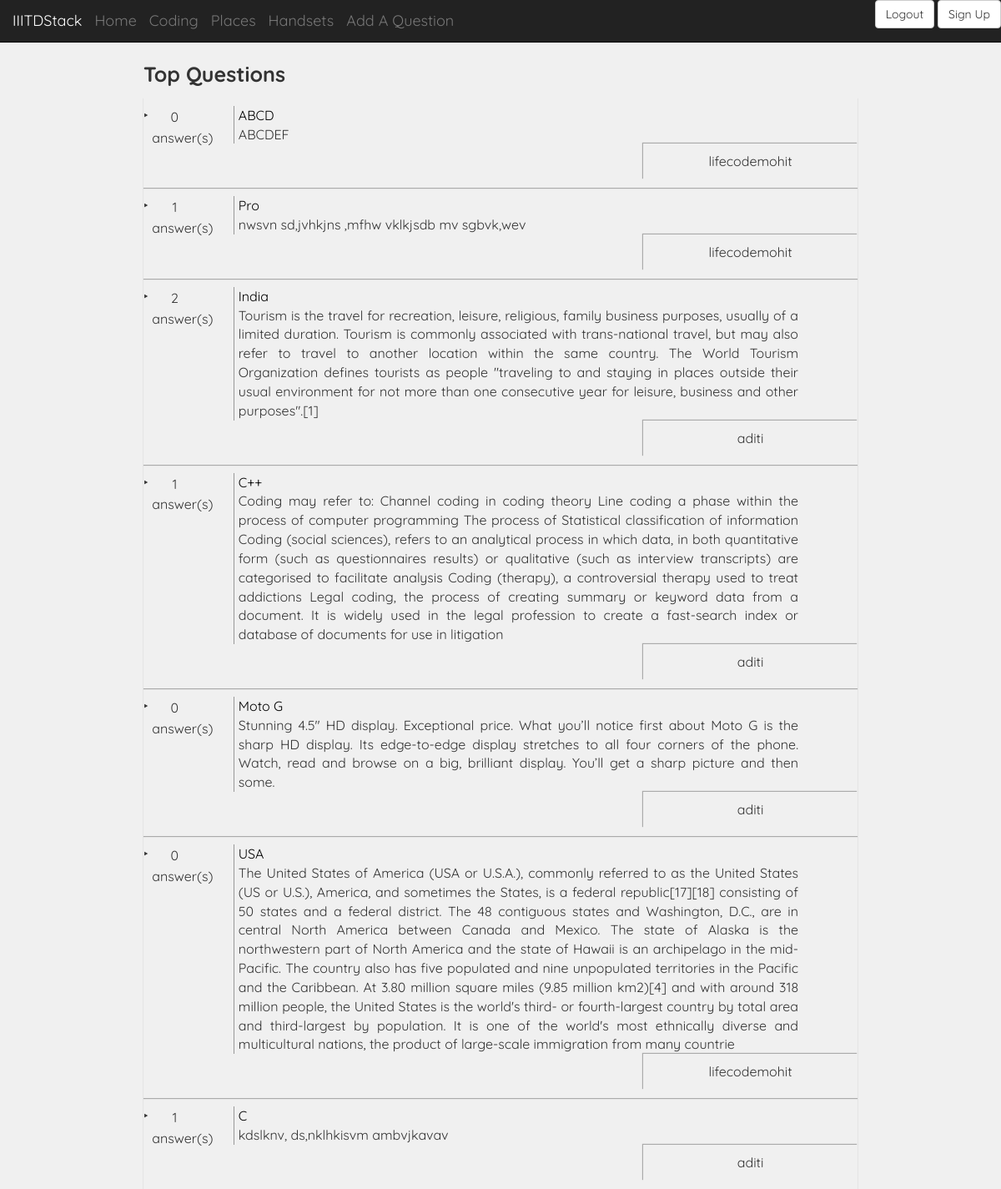
The app's page / (signed in) with its own data.
### hacku/models.py (models this page shows, shortened)
class Question(models.Model) :
	name = models.CharField(max_length=200)
	heading = models.TextField()
	qText = models.TextField()
	pub_date = models.DateTimeField(auto_now=True)
	votes = models.IntegerField(default = 0)
	extra = models.TextField()
	extra1 = models.TextField()

### hacku/views.py (the view)
# urls.py: url(r'^$', views.index, name='index'),
def index(request):
	if request.method == "POST":
		username = request.POST['user1']
		password = request.POST['pass1']
		user = authenticate(username=username, password=password)
		if user is not None:
			if user.is_active:
				login(request, user)
				return HttpResponseRedirect('/')
			else:
				print "Bie"
		else:
			print "Bie"
	ques_list=Question.objects.all()
	context = { 'ques_list':ques_list}
	return render(request, 'index.html', context)

### hacku/templates/index.html (shortened to what this page needs)
{% load static %}
<!DOCTYPE html>
<html lang="en">
<head>
	<link href="{% static 'css/bootstrap.min.css' %}" rel="stylesheet">
	<link href="{% static 'css/styles.css' %}" rel="stylesheet">
</head>
<body>
<div id="top-nav" class="navbar navbar-inverse navbar-static-top">
  <div class="container-fluid">
    <div class="navbar-header">
      <a class="navbar-brand" href="#">IIITDStack</a>
      <a class="navbar-brand" href="/">Home</a>
     <a class="navbar-brand" href="/coding">Coding</a>
       <a class="navbar-brand" href="/places">Places</a>
       <a class="navbar-brand" href="/handsets">Handsets</a>
<a class="navbar-brand" href="/addQues">Add A Question</a>
    </div>
  	<form id="upload_form" action="{% url 'index' %}" method="post">
						<ul class="nav navbar-nav navbar-right login_box">
        					{% if user.is_authenticated %}
						    <a href="/abc" class="btn btn-default">Logout</a>
							{% else %}
							<input type="text" class="form-control" placeholder="Username" name="user1" id="user1">
							<input type="text" class="form-control" placeholder="Password" name="pass1" id="pass1">
							<button class="btn btn-default" type="submit" value="Login">Login</button>
							{% endif %}
							<a  href="/signup" class="btn btn-default">Sign Up</a>
						</ul>
	</form>
  </div>
</div>
<div class="container">
        <div class="header">
        <div class="theBody">
            <div class="category_head">Top Questions</div>
            {% if ques_list %}
            <ul class="q_list">
            {% for ques in ques_list %}
                <li>
                    <div class="ans_div"><span class="ans_count">{{ques.votes}}</span><span class="small_box_bottom_div">answer(s)</span>
                    </div>
                    <div class="question_area"><a href="/{{ ques.id }}/">{{ques.heading}}</a><br>{{ques.qText}}</div>
                    <div class="userName" style="text-align: center;
    box-shadow: -1px -1px 1px 0 #aaa;
    padding: 10px 5px;
    display: block;
    margin-left: 70%"><span>{{ques.name}}</span><br></div>
                </li>
                {% endfor %}
        </ul>
	    {% else %}
	        <p></p>
	    {% endif %}
        </div>
    </div>
</body>
</html>

### hacku/static/css/styles.css (style rules this page uses)
.navbar-static-top { margin-bottom:20px; }
body { font-family: 'Quicksand', sans-serif; }
a { color: black; }
.userName { text-align: center; box-shadow: -1px -1px 1px 0 #aaa; padding: 10px 5px; display: block; margin-left: 70% }
body { background-color:#F0F0F0 }
* { padding: 0 px; margin: 0; }
.container { width: 886px; }
.theBody { width: 100%; height: auto; min-height: 500px; }
.q_list { margin: 0; padding: 0; width: 100%; height: auto; }
.q_list > li { display: block; width: 100%; box-shadow: 0px 1px 1px 0px #aaa; -webkit-box-shadow: 0px 1px 1px 0px #aaa; -moz-box-shadow: 0px 1px 1px 0px #aaa; -ms-box-shadow: 0px 1px 1px 0px #aaa; list-style: none; font-size: 16px; padding: 10px 0; }
.q_list > li:before { content: "\2023 \0020"; }
.q_list > li > div { vertical-align: top; text-align: justify; }
.q_list > li > div:nth-of-type(2) { box-shadow: -1px 0 0 0 #999; -webkit-box-shadow: -1px 0 0 0 #999; -moz-box-shadow: -1px 0 0 0 #999; -ms-box-shadow: -1px 0 0 0 #999; padding-left: 5px; }
.category_head { font-size:25px;font-weight:bold; padding-bottom:10px; }
.ans_div { display: inline-block; height: 40px; width: 11%; padding-right:20px; }
.ans_div span { display: block; padding-right:20px; }
.ans_div > span:first-of-type { padding: 2px 0; padding-right:20px;text-align: center; }
.question_area { display: inline-block; width: 79%; }
.question_area a { text-decoration: none; }

### records on screen
Question: votes "0", heading "ABCD", qText "ABCDEF", name "lifecodemohit"
Question: votes "1", heading "Pro", qText "nwsvn sd,jvhkjns ,mfhw vklkjsdb mv sgbvk,wev", name "lifecodemohit"
Question: votes "2", heading "India", qText "Tourism is the travel for recreation, leisure, religious, family business purposes, usually of a limited duration. Tourism is commonly associated with trans-national travel, but may also refer to travel to another location within the same country. The World Tourism Organization defines tourists as people \"traveling to and staying in places outside their usual environment for not more than one consecutive year for leisure, business and other purposes\".[1]", name "aditi"
Question: votes "1", heading "C++", qText "Coding may refer to: Channel coding in coding theory Line coding a phase within the process of computer programming The process of Statistical classification of information Coding (social sciences), refers to an analytical process in which data, in both quantitative form (such as questionnaires results) or qualitative (such as interview transcripts) are categorised to facilitate analysis Coding (therapy), a controversial therapy used to treat addictions Legal coding, the process of creating summary or keyword data from a document. It is widely used in the legal profession to create a fast-search index or database of documents for use in litigation", name "aditi"
Question: votes "0", heading "Moto G", qText "Stunning 4.5\" HD display. Exceptional price. What you’ll notice first about Moto G is the sharp HD display. Its edge-to-edge display stretches to all four corners of the phone. Watch, read and browse on a big, brilliant display. You’ll get a sharp picture and then some.", name "aditi"
Question: votes "0", heading "USA", qText "The United States of America (USA or U.S.A.), commonly referred to as the United States (US or U.S.), America, and sometimes the States, is a federal republic[17][18] consisting of 50 states and a federal district. The 48 contiguous states and Washington, D.C., are in central North America between Canada and Mexico. The state of Alaska is the northwestern part of North America and the state of Hawaii is an archipelago in the mid-Pacific. The country also has five populated and nine unpopulated territories in the Pacific and the Caribbean. At 3.80 million square miles (9.85 million km2)[4] and with around 318 million people, the United States is the world's third- or fourth-largest country…", name "lifecodemohit"
Question: votes "1", heading "C", qText "kdslknv, ds,nklhkisvm ambvjkavav", name "aditi"
